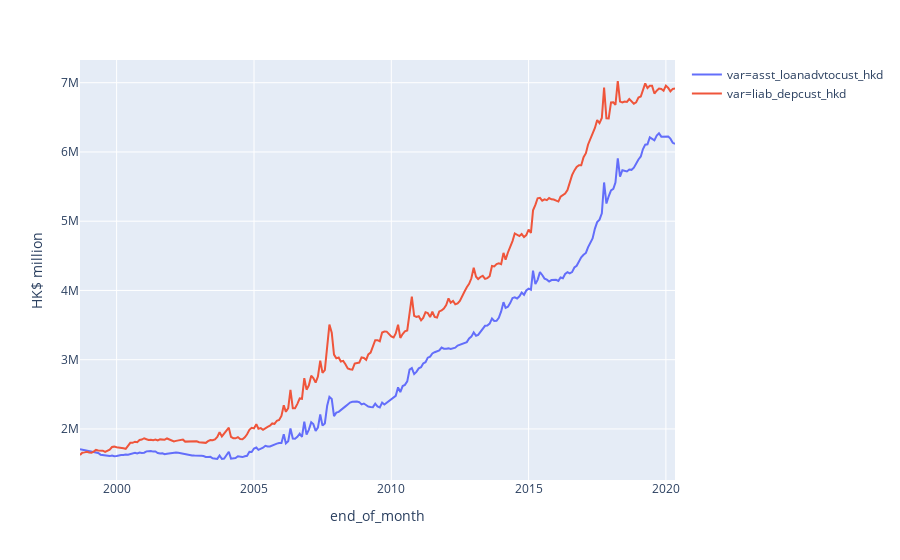

The notebook cell saved with this chart:
### Code cell
#Convert dataframe to dataframe long format
bs_records_dfl = pd.melt(bs_records_df, id_vars = ['end_of_month'], value_vars =['asst_loanadvtocust_hkd', 'liab_depcust_hkd'],var_name='var', value_name='HK$ million' )

fig = px.line(bs_records_dfl, x='end_of_month' , y='HK$ million', color = 'var')
#To plot grapgh on colab run configure_plotly_browser_state() on each cell
configure_plotly_browser_state()
fig.show()

### Figure 1 — Plotly figure (JSON) as saved in the notebook; plotly's stock layout.template omitted (floating-point values rounded to 4 significant figures; data arrays with more than 128 entries replaced by an {"elided": "..."} marker saying what was removed)
{"data": [{"hovertemplate": "var=asst_loanadvtocust_hkd<br>end_of_month=%{x}<br>HK$ million=%{y}", "showlegend": true, "legendgroup": "var=asst_loanadvtocust_hkd", "name": "var=asst_loanadvtocust_hkd", "yaxis": "y", "hoverlabel": {"namelength": 0}, "mode": "lines", "xaxis": "x", "y": {"elided": "261 float values"}, "x": {"elided": "261 str values"}, "line": {"color": "#636efa", "dash": "solid"}, "type": "scatter"}, {"hovertemplate": "var=liab_depcust_hkd<br>end_of_month=%{x}<br>HK$ million=%{y}", "showlegend": true, "legendgroup": "var=liab_depcust_hkd", "name": "var=liab_depcust_hkd", "yaxis": "y", "hoverlabel": {"namelength": 0}, "mode": "lines", "xaxis": "x", "y": {"elided": "261 float values"}, "x": {"elided": "261 str values"}, "line": {"color": "#EF553B", "dash": "solid"}, "type": "scatter"}], "layout": {"yaxis": {"domain": [0, 1], "anchor": "x", "title": {"text": "HK$ million"}}, "margin": {"t": 60}, "legend": {"tracegroupgap": 0}, "xaxis": {"domain": [0, 1], "anchor": "y", "title": {"text": "end_of_month"}}}}
